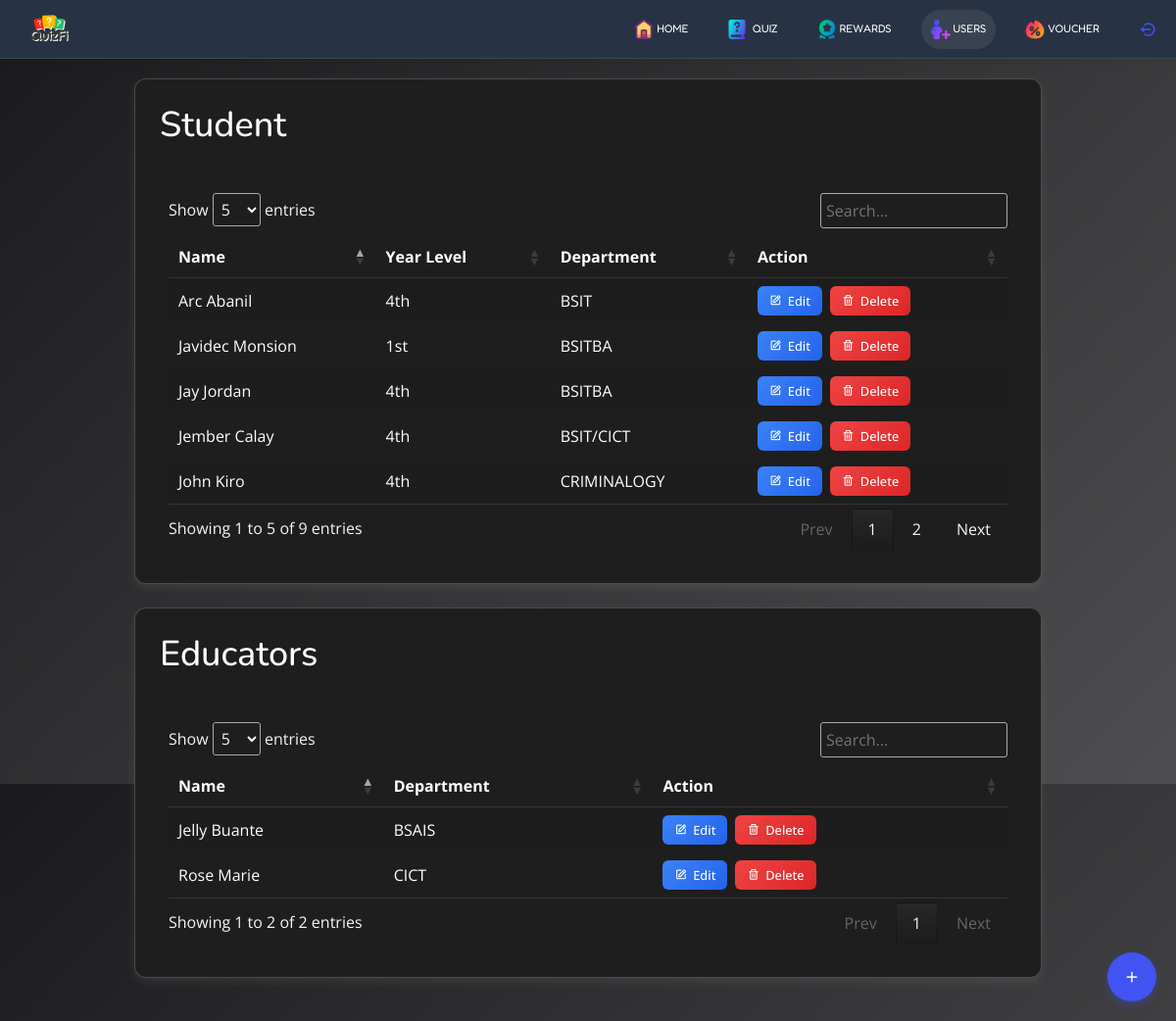
The app's page /admin/manage_users.php (signed in) with its own data.
### tables this page shows
CREATE TABLE IF NOT EXISTS `students` (
  `student_id` int NOT NULL AUTO_INCREMENT,
  `user_id` int NOT NULL,
  `lastname` varchar(255) NOT NULL,
  `firstname` varchar(255) NOT NULL,
  `year` varchar(255) NOT NULL,
  `department` varchar(255) NOT NULL,
  `score` int NOT NULL DEFAULT '0',
  `duration` int NOT NULL DEFAULT '0',
  `status` enum('active','inactive') NOT NULL DEFAULT 'inactive',
  `start_time` timestamp NOT NULL,
  `ranking_id` int DEFAULT NULL,
  `ip_address` varchar(255) DEFAULT NULL,
  `profile_path` text,
  PRIMARY KEY (`student_id`),
  UNIQUE KEY `ranking_id` (`ranking_id`),
  KEY `user_id` (`user_id`)
);

CREATE TABLE IF NOT EXISTS `educators` (
  `educator_id` int NOT NULL AUTO_INCREMENT,
  `user_id` int NOT NULL,
  `lastname` varchar(255) NOT NULL,
  `firstname` varchar(255) NOT NULL,
  `department` varchar(255) NOT NULL,
  `profile_path` text,
  PRIMARY KEY (`educator_id`),
  KEY `user_id` (`user_id`)
);

### admin/manage_users.php (the view, shortened to what this page needs)
<?php
include_once 'includes/header.php';
include_once 'includes/session.php';
?>
<link rel="stylesheet" href="css/manage_users.css">
<link rel="stylesheet" href="https://cdn.datatables.net/1.13.7/css/jquery.dataTables.min.css">
<link rel="stylesheet" href="https://cdn.datatables.net/responsive/2.5.0/css/responsive.dataTables.min.css">
<body>
    <header id="header" class="header">
        <?php include_once 'includes/nav-top.php'; ?>
    </header>
    <main id="main" class="main">
        <div class="container">
            <div class="card">
                <div class="card-header">
                    <h2>Student</h2>
                </div>
                <div class="card-body">
                    <table id="studentTable" class="studentTable stripe">
                        <thead>
                            <tr>
                                <th>Name</th>
                                <th>Year Level</th>
                                <th>Department</th>
                                <th>Action</th>
                            </tr>
                        </thead>
                        <tbody>
                            <?php
                            $students = $conn->prepare("SELECT * FROM students ORDER BY firstname ASC, lastname ASC");
                            $students->execute();
                            $students = $students->get_result();
                            while ($row = $students->fetch_assoc()):
                            ?>
                                <tr>
                                    <td data-label="Name"><?php echo $row['firstname'] . ' ' . $row['lastname']; ?></td>
                                    <td data-label="Year Level"><?php echo $row['year']; ?></td>
                                    <td data-label="Department"><?php echo $row['department']; ?></td>
                                    <td data-label="Action">
                                        <div class="action-btn-group">
                                            <button data-bs-toggle="tooltip" data-bs-placement="bottom" title="Edit Student"
                                                onclick="editStudent('<?php echo $row['student_id'] ?>')" class="btn-edit">
                                                <i class="bx bx-edit"></i>
                                                Edit
                                            </button>
                                            <button data-bs-toggle="tooltip" data-bs-placement="bottom"
                                                title="Delete Student" onclick="deleteStudent('<?php echo $row['student_id'] ?>')" class="btn-delete">
                                                <i class="bx bx-trash"></i>
                                                Delete
                                            </button>
                                        </div>
                                    </td>
                                </tr>
                            <?php endwhile; ?>
                        </tbody>
                    </table>
                </div>
            </div>
            <div class="card">
                <div class="card-header">
                    <h2>Educators</h2>
                </div>
                <div class="card-body">
                    <table id="educatorTable" class="educatorTable stripe">
                        <thead>
                            <tr>
                                <th>Name</th>
                                <th>Department</th>
                                <th>Action</th>
                            </tr>
                        </thead>
                        <tbody>
                            <?php
                            $educators = $conn->prepare("SELECT * FROM educators ORDER BY firstname ASC, lastname ASC");
                            $educators->execute();
                            $educators = $educators->get_result();
                            while ($row = $educators->fetch_assoc()):
                            ?>
                                <tr>
                                    <td data-label="Name"><?php echo $row['firstname'] . ' ' . $row['lastname']; ?></td>
                                    <td data-label="Department"><?php echo $row['department']; ?></td>
                                    <td data-label="Action">
                                        <div class="action-btn-group">
                                            <button data-bs-toggle="tooltip" data-bs-placement="bottom"
                                                title="Edit Educator"
                                                onclick="editEducator('<?php echo $row['educator_id'] ?>')"
                                                class="btn-edit">
                                                <i class="bx bx-edit"></i>
                                                Edit
                                            </button>
                                            <button data-bs-toggle="tooltip" data-bs-placement="bottom"
                                                title="Delete Educator" onclick="deleteEducator('<?php echo $row['educator_id'] ?>')" class="btn-delete">
                                                <i class="bx bx-trash"></i>
                                                Delete
                                            </button>
                                        </div>
                                    </td>
                                </tr>
                            <?php endwhile; ?>
                        </tbody>
                    </table>
                </div>
            </div>
        </div>
        <div class="button-group">
            <button data-bs-tooltip="tooltip" data-bs-placement="left" title="Add User" type="button"
                id="register-modal-btn" class="btn-add"><i class="bx bx-plus"></i></button>
        </div>
    </main>
</body>

### admin/css/style.css (style rules this page uses)
* { margin: 0; padding: 0; box-sizing: border-box; }
body { background: var(--background); font-family: "Open Sans", sans-serif; color: #444444; }
h1, h2, h3, h4, h5, h6 { font-family: "Nunito", sans-serif; }
#main { margin-top: 60px; padding: 20px 30px; transition: all 0.3s; }
.card { margin-bottom: 30px; border: none; border-radius: 5px; box-shadow: 0px 0 30px rgba(1, 41, 112, 0.1); }
.card-header, .card-footer { border-color: #ebeef4; background-color: #fff; color: #798eb3; padding: 15px; }
.card-body { padding: 0 20px 20px 20px; }
.header { position: fixed; top: 0; right: 0; left: 0; display: flex; align-items: center; transition: all 0.5s; z-index: 997; height: 60px; box-shadow: 0px 0px 10px rgba(0, 0, 0, 0.1); border-bottom: 1px solid rgb(255, 255, 255, 0.1); background-color: #273345; padding-left: 20px; }

### admin/css/manage_users.css (style rules this page uses)
.container { max-width: 950px; margin: 0 auto; }
.card { padding: 10px; background: #1e1e1e; border-radius: 12px; border: 1px solid var(--border-color); backdrop-filter: blur(8px); margin-bottom: 24px; overflow: hidden; transition: all 0.3s ease; box-shadow: 0 4px 10px rgba(255, 255, 255, 0.08); }
.card-header { background: var(--primary-color); color: white; font-size: clamp(0.7rem, 1.5vw, 1rem); font-weight: 400; border-color: transparent; }
.card-header h2 { font-size: clamp(1rem, 3vw, 2.5rem); }
.card-body { padding: 24px; }
table, .studentTable, .dataTables_wrapper .studentTable { width: 100% !important; border-collapse: collapse; table-layout: auto; }
table th, table td { font-size: clamp(0.3rem, 2vw, 1rem) !important; padding: 12px 15px; text-align: left; word-break: break-word; color: #fff !important; }
table th { font-weight: 600; }
.dataTable thead, .dataTable th, .dataTable.no-footer { border-bottom: 1px solid rgba(255, 255, 255, 0.1) !important; }
.action-btn-group { display: flex; gap: 8px; align-items: center; }
.btn-view, .btn-edit, .btn-delete { padding: 6px 12px; border: none; border-radius: 6px; font-size: clamp(0.6rem, 1.8vw, 0.8rem); font-weight: 500; cursor: pointer; transition: all 0.2s ease; display: inline-flex; align-items: center; gap: 6px; color: #fff; background: rgba(255, 255, 255, 0.1); backdrop-filter: blur(4px); }
.btn-view, .btn-edit { background: linear-gradient(135deg, #3b82f6, #2563eb); }
.btn-delete { background: linear-gradient(135deg, #ef4444, #dc2626); }
.button-group { position: fixed; display: flex; flex-direction: column; gap: 5px; bottom: 20px; right: 20px; z-index: 2; }
.btn-add { width: 50px; height: 50px; padding: 10px; border: none; border-radius: 50%; cursor: pointer; transition: all 0.3s ease; font-size: clamp(1rem, 1.5vw, 1.5rem); }
.btn-add { background: var(--secondary-color); color: white; box-shadow: 0 4px 10px rgba(65, 84, 241, 0.3); }

### records on screen
students: firstname "Arc", lastname "Abanil", year "4th", department "BSIT"
students: firstname "Javidec", lastname "Monsion", year "1st", department "BSITBA"
students: firstname "Jay", lastname "Jordan", year "4th", department "BSITBA"
students: firstname "Jember", lastname "Calay", year "4th", department "BSIT/CICT"
students: firstname "John", lastname "Kiro", year "4th", department "CRIMINALOGY"
educators: firstname "Jelly", lastname "Buante", department "BSAIS"
educators: firstname "Rose", lastname "Marie", department "CICT"
